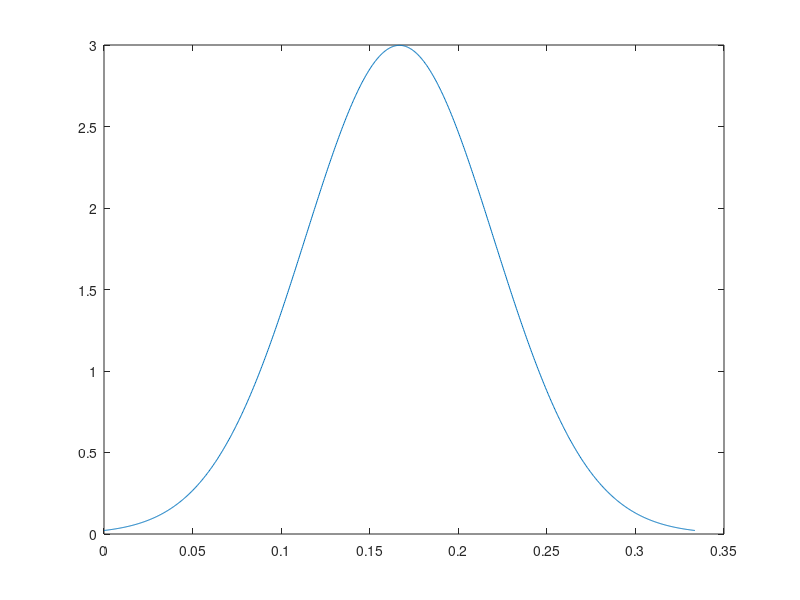

Source code (MATLAB):
clc;clear all;
%hold on;
%%
f=fopen('SourceFFT.txt');
File=1;
l=fgetl(f);
in=1;
Prev=1600*(File-1);
while ischar(l)
    text{in}=l;
    data{in}=sscanf(text{in},'%f %f %f');
    fr(in)=data{in}(1);
    FFT(in)=data{in}(2)+1i*data{in}(3);
    
    l=fgetl(f);
    in=in+1;
end
plot(fr,abs(FFT))